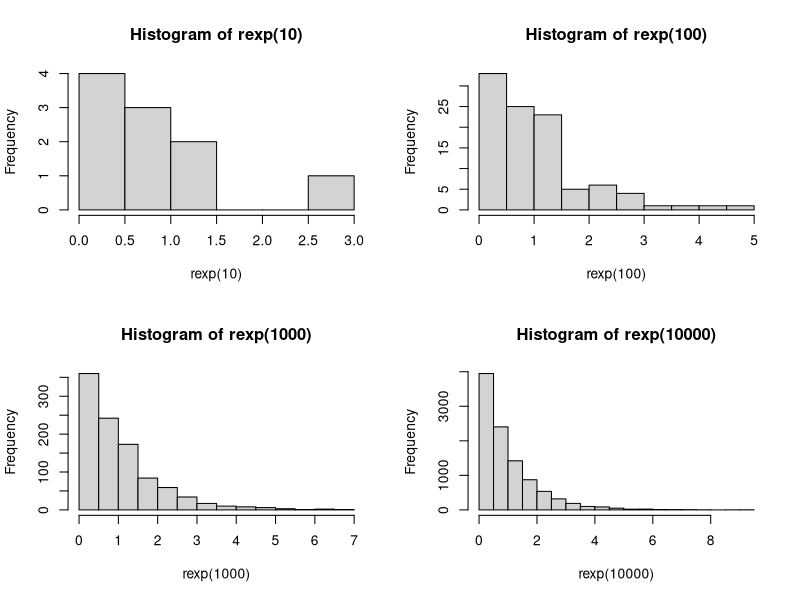

Write the R code that produced this figure.
### 5.A
Peluang = dexp(3)

### 5.B
par(mfrow = c(2,2))
set.seed(1)
hist(rexp(10))
set.seed(1)
hist(rexp(100))
set.seed(1)
hist(rexp(1000))
set.seed(1)
hist(rexp(10000))

### 5.C
lambda = 3
#Rataan
rataan = lambda
#Varian
varian = lambda*lambda